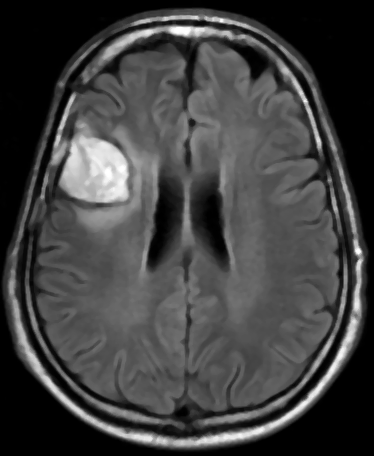
#> input picture preprocessed_Y7.pgm, 374 x 456 px
$ python kmean.py
#> lines starting #> are read from the running program, lines starting #| are printed output that depends on the picture; long printed decimals are rounded
import cv2
import numpy as np
from matplotlib import pyplot as plt
from PIL import Image, ImageEnhance

#img1 = cv2.imread('mri_median.pgm')
#tb = cv2.cvtColor (img1, cv2.COLOR_BGR2GRAY)

img1 = cv2.imread('preprocessed_Y7.pgm')
#> img1 is the input picture: shape (456, 374, 3); min 0, max 255, mean 64.8
tb = cv2.cvtColor (img1, cv2.COLOR_BGR2GRAY)

pixel_vals = tb.reshape((-1,1))

# Convert to float type
pixel_vals = np.float32(pixel_vals)

#the below line of code defines the criteria for the algorithm to stop running,
#which will happen is 100 iterations are run or the epsilon (which is the required accuracy)
#becomes 85%
criteria = (cv2.TERM_CRITERIA_EPS + cv2.TERM_CRITERIA_MAX_ITER, 100, 0.85)

# then perform k-means clustering wit h number of clusters defined as 3
#also random centres are initally chosed for k-means clustering
k = 3
retval, labels, centers = cv2.kmeans(pixel_vals, k, None, criteria, 10, cv2.KMEANS_RANDOM_CENTERS)
#> retval = 51829992.2; centers = [8.79, 88.56, 182]
print(retval)
#| 51829992.218
print(centers)
#| [[  8.790]
#|  [ 88.555 ]
#|  [181.954 ]]
print(labels)
#> (printed output is left out)
# convert data into 8-bit values
centers = np.uint8(centers)
#> centers = [8, 88, 181]
segmented_data = centers[labels.flatten()]

# reshape data into the original image dimensions
segmented_image = segmented_data.reshape((tb.shape))
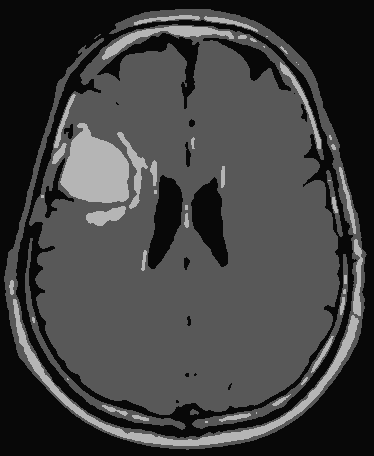
#> segmented_image: shape (456, 374); min 8, max 181, mean 64.1

cv2.imshow('segmented',segmented_image)
#cv2.imwrite('seg_kmean.pgm',segmented_image)
#cv2.imwrite('seg_kmean_tumor.pgm',segmented_image)
if cv2.waitKey(0) & 0xff == 27:
#> (key Esc is pressed here)
    cv2.destroyAllWindows()
